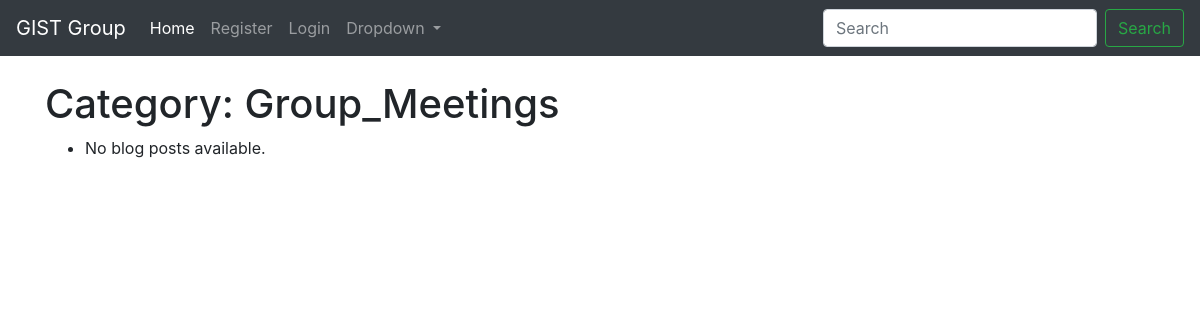
/blog/category/group_meetings/, run on an earlier commit of the app's database.
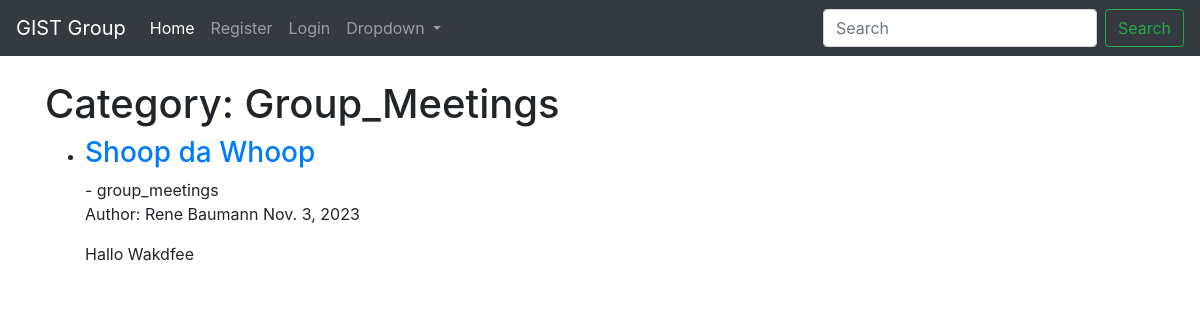
And on a later commit of the database.
### blog/models.py (models this page shows, shortened)
class BlogPost(models.Model):
    title = models.CharField(max_length=200) # Title of the blog post
    content = models.TextField() # Content of the blog post
    author = models.ForeignKey(User, on_delete=models.CASCADE) # ForeignKey relationship with User model as the admin
    publication_date = models.DateField(auto_now_add=True) # Date the blog post was published
    category = models.CharField(max_length=200, default='news') # Category of the blog post

### blog/views.py (the view)
# urls.py: path('category/<str:section>/', CategoryView.as_view(), name='category'),
class CategoryView(View):
    def get(self, request, section):
        category_posts = BlogPost.objects.filter(category=section.replace('-', ' '))
        return render(request, 'categories.html', {'section': section.title().replace('-', ' '), 'category_posts': category_posts})

### blog/templates/categories.html (shortened to what this page needs)
{% extends 'base.html' %}
{% block content %}
<!DOCTYPE html>
<html lang="en">
<head>
</head>
<body>
    <h1>Category: {{ section }}</section></h1>
    <ul>
        {% for post in category_posts %}
        <li>
            <h3><a href="{% url 'post_detail' pk=post.pk %}">{{ post.title }}</a></h3> - {{ post.category }}
            <p>
                Author: {{ post.author.first_name }} {{ post.author.last_name }}
                {{ post.publication_date }}
            <p>{{ post.content }}</p>
        </li>
        {% empty %}
        <li>No blog posts available.</li>
        {% endfor %}
    </ul>
</body>
</html>
{% endblock %}

What changed in the data, as far as the page shows it:
now on this page (row edited): BlogPost: category "Group_Meetings", title "Shoop da Whoop", category "group_meetings", author.first_name "Rene", author.last_name "Baumann", publication_date "Nov. 3, 2023", content "Hallo Wakdfee"
Also different on the page:
{{ section }}: "Group_Meetings" → (not shown)
text no longer shown: "No blog posts available."
